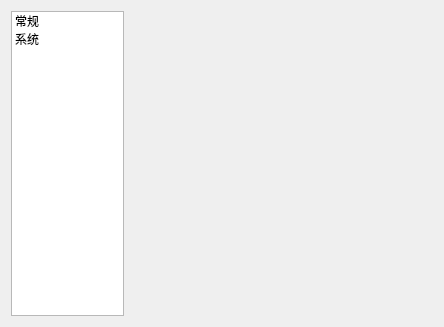
<?xml version="1.0" encoding="UTF-8"?>
<ui version="4.0">
 <class>SettingsDialog</class>
 <widget class="QDialog" name="SettingsDialog">
  <property name="geometry">
   <rect>
    <x>0</x>
    <y>0</y>
    <width>444</width>
    <height>327</height>
   </rect>
  </property>
  <property name="windowTitle">
   <string>选项</string>
  </property>
  <layout class="QHBoxLayout" name="horizontalLayout" stretch="3,8">
   <item>
    <widget class="QListWidget" name="listWidget">
     <item>
      <property name="text">
       <string>常规</string>
      </property>
      <property name="icon">
       <iconset resource="qaf.qrc">
        <normaloff>:/QAF/Resources/folder.png</normaloff>:/QAF/Resources/folder.png</iconset>
      </property>
     </item>
     <item>
      <property name="text">
       <string>系统</string>
      </property>
      <property name="icon">
       <iconset resource="qaf.qrc">
        <normaloff>:/QAF/Resources/gear.png</normaloff>:/QAF/Resources/gear.png</iconset>
      </property>
     </item>
    </widget>
   </item>
   <item>
    <widget class="QStackedWidget" name="stackedWidget">
     <property name="currentIndex">
      <number>1</number>
     </property>
     <widget class="QWidget" name="page_2">
      <layout class="QVBoxLayout" name="verticalLayout">
       <item>
        <widget class="QFrame" name="frame">
         <property name="frameShape">
          <enum>QFrame::StyledPanel</enum>
         </property>
         <property name="frameShadow">
          <enum>QFrame::Raised</enum>
         </property>
         <layout class="QHBoxLayout" name="horizontalLayout_3">
          <item>
           <layout class="QHBoxLayout" name="horizontalLayout_2">
            <item>
             <widget class="QLabel" name="label">
              <property name="text">
               <string>主题</string>
              </property>
             </widget>
            </item>
            <item>
             <widget class="QComboBox" name="comboBox"/>
            </item>
            <item>
             <spacer name="horizontalSpacer">
              <property name="orientation">
               <enum>Qt::Horizontal</enum>
              </property>
              <property name="sizeHint" stdset="0">
               <size>
                <width>40</width>
                <height>20</height>
               </size>
              </property>
             </spacer>
            </item>
           </layout>
          </item>
         </layout>
        </widget>
       </item>
       <item>
        <spacer name="verticalSpacer">
         <property name="orientation">
          <enum>Qt::Vertical</enum>
         </property>
         <property name="sizeHint" stdset="0">
          <size>
           <width>20</width>
           <height>258</height>
          </size>
         </property>
        </spacer>
       </item>
      </layout>
     </widget>
     <widget class="QWidget" name="page"/>
    </widget>
   </item>
  </layout>
 </widget>
 <resources>
  <include location="qaf.qrc"/>
 </resources>
 <connections/>
</ui>
